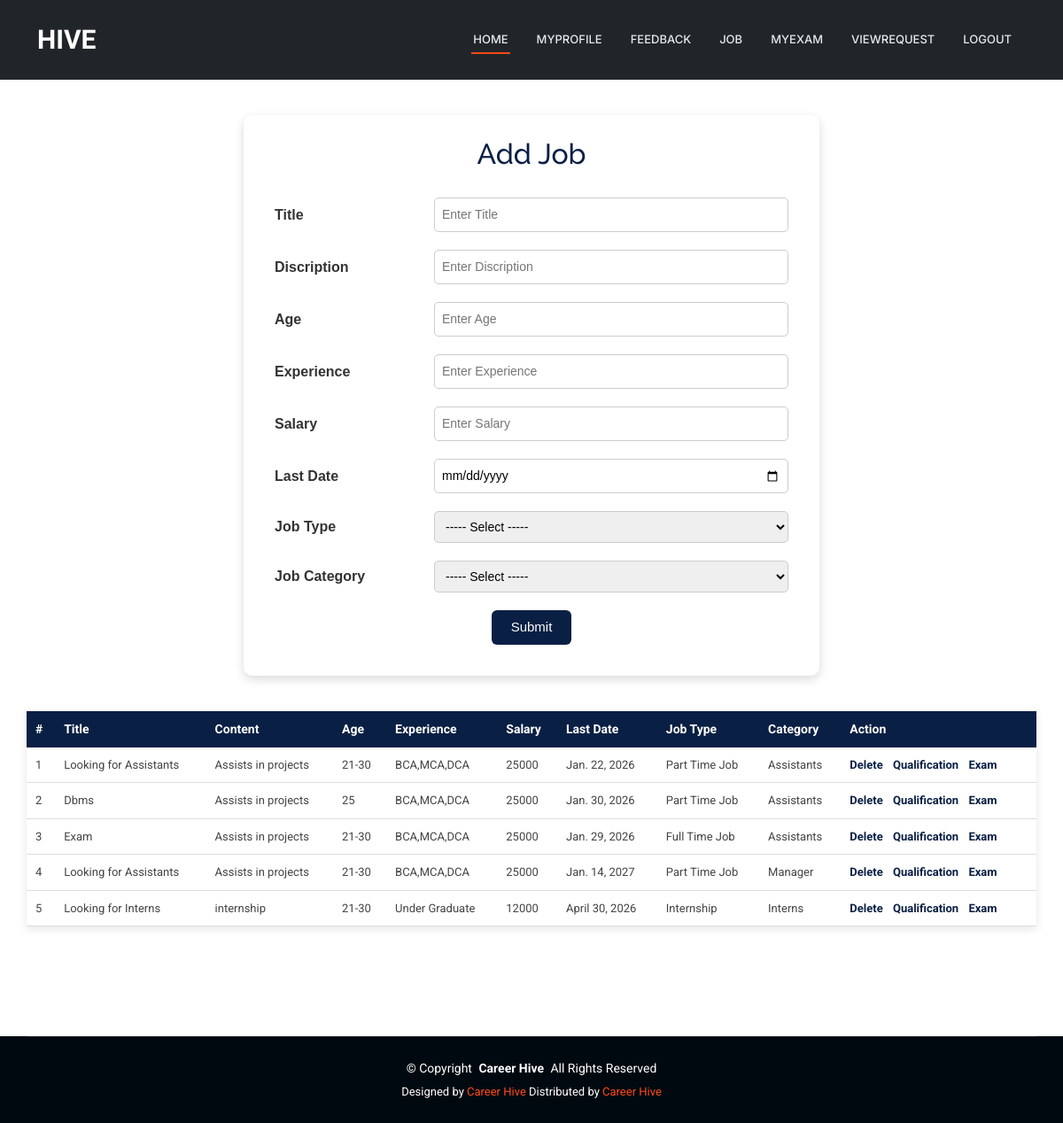
The app's page /JobProvider/Job/ (signed in) with its own data.
### JobProvider/models.py (models this page shows)
class tbl_job(models.Model):
    job_title=models.CharField(max_length=100)
    job_content=models.CharField(max_length=100)
    job_requriedage=models.CharField(max_length=50)
    job_experience=models.CharField(max_length=200)
    job_salary=models.CharField(max_length=100)
    job_lastdate=models.DateField()
    job_date=models.DateField(auto_now_add=True)
    job_status=models.IntegerField(default=0)
    jobprovider_id=models.ForeignKey(tbl_jobprovider,on_delete=models.CASCADE)
    jobcategory_id=models.ForeignKey(tbl_jobcategory,on_delete=models.CASCADE)
    jobtype_id=models.ForeignKey(tbl_jobtype,on_delete=models.CASCADE)

### Admin/models.py (models this page shows)
class tbl_jobtype(models.Model):
    jobtype_name=models.CharField(max_length=100)

class tbl_jobcategory(models.Model):
    jobcategory_name=models.CharField(max_length=100)

### JobProvider/views.py (the view)
# urls.py: path('Job/',views.Job,name="Job"),
def Job(request):
    jobdata = tbl_job.objects.all()
    jobtypedata = tbl_jobtype.objects.all()
    jobcategorydata = tbl_jobcategory.objects.all()
    jobproviderId = tbl_jobprovider.objects.get(id=request.session['jid'])
    if request.method == "POST":
        title=request.POST.get("txt_title")
        content=request.POST.get("txt_content")
        age=request.POST.get("txt_age")
        experience=request.POST.get("txt_experience")
        salary=request.POST.get("txt_salary")
        lastdate=request.POST.get("txt_date")
        jobtype = tbl_jobtype.objects.get(id=request.POST.get("sel_jobtype"))
        jobcategory = tbl_jobcategory.objects.get(id=request.POST.get("sel_category"))
        tbl_job.objects.create(job_title=title,job_content=content,job_requriedage=age,job_experience=experience,job_salary=salary,job_lastdate=lastdate,jobcategory_id=jobcategory,jobtype_id=jobtype,jobprovider_id=jobproviderId)
        return render(request,'JobProvider/Job.html',{'msg':'Job Added Successfully...'})
    else:
        return render(request,'JobProvider/Job.html',{'jobcategorydata':jobcategorydata,'jobtypedata':jobtypedata,'jobdata':jobdata})

### JobProvider/Templates/JobProvider/Job.html (shortened to what this page needs)
{% extends 'JobProvider/Header.html' %}
{% block content %}
<head>
</head>
<div class="jp-job-wrapper">
    <div class="jp-job-card">
        <h2>Add Job</h2>
        <form action="" method="POST">
            <table class="jp-job-form-table">
                <tr>
                    <td>Title</td>
                    <td><input type="text" name="txt_title" class="jp-job-input" required placeholder="Enter Title">
                    </td>
                </tr>
                <tr>
                    <td>Discription</td>
                    <td><input type="text" name="txt_content" class="jp-job-input" required
                            placeholder="Enter Discription"></td>
                </tr>
                <tr>
                    <td>Age</td>
                    <td><input type="text" name="txt_age" class="jp-job-input" required placeholder="Enter Age"></td>
                </tr>
                <tr>
                    <td>Experience</td>
                    <td><input type="text" name="txt_experience" class="jp-job-input" required
                            placeholder="Enter Experience"></td>
                </tr>
                <tr>
                    <td>Salary</td>
                    <td><input type="text" name="txt_salary" class="jp-job-input" required placeholder="Enter Salary">
                    </td>
                </tr>
                <tr>
                    <td>Last Date</td>
                    <td>
                        <input type="date" name="txt_date" id="jobdate" class="jp-job-input" required>
                    </td>
                </tr>
                <tr>
                    <td>Job Type</td>
                    <td>
                        <select name="sel_jobtype" class="jp-job-select">
                            <option value="">----- Select -----</option>
                        </select>
                    </td>
                </tr>
                <tr>
                    <td>Job Category</td>
                    <td>
                        <select name="sel_category" class="jp-job-select" required>
                            <option value="">----- Select -----</option>
                        </select>
                    </td>
                </tr>
                <tr>
                    <td colspan="2" align="center">
                        <input type="submit" value="Submit" class="jp-job-btn">
                    </td>
                </tr>
            </table>
        </form>
    </div>
</div>
<div class="jp-job-table-wrapper">
    <table class="jp-job-table">
        <tr>
            <th>#</th>
            <th>Title</th>
            <th>Content</th>
            <th>Age</th>
            <th>Experience</th>
            <th>Salary</th>
            <th>Last Date</th>
            <th>Job Type</th>
            <th>Category</th>
            <th>Action</th>
        </tr>
        {% for i in jobdata %}
        <tr>
            <td>{{ forloop.counter }}</td>
            <td>{{ i.job_title }}</td>
            <td>{{ i.job_content }}</td>
            <td>{{ i.job_requriedage }}</td>
            <td>{{ i.job_experience }}</td>
            <td>{{ i.job_salary }}</td>
            <td>{{ i.job_lastdate }}</td>
            <td>{{ i.jobtype_id.jobtype_name }}</td>
            <td>{{ i.jobcategory_id.jobcategory_name }}</td>
            <td class="jp-job-action">
                <a href="{% url 'JobProvider:DeleteJob' i.id %}">Delete</a>
                <a href="{% url 'JobProvider:JobQualification' i.id %}">Qualification</a>
                <a href="{% url 'JobProvider:examinationdetails' i.id %}">Exam</a>
            </td>
        </tr>
        {% endfor %}
    </table>
</div>
{% endblock %}

### Guest/static/Main/assets/css/main.css (style rules this page uses)
:root { --default-font: "Roboto", system-ui, -apple-system, "Segoe UI", Roboto, "Helvetica Neue", Arial, "Noto Sans", "Liberation Sans", sans-serif, "Apple Color Emoji", "Segoe UI Emoji", "Segoe UI Symbol", "Noto Color Emoji"; --heading-font: "Raleway", sans-serif; --nav-font: "Inter", sans-serif; }
:root { --background-color: #ffffff; --default-color: #444444; --heading-color: #273d4e; --accent-color: #ff4a17; --surface-color: #ffffff; --contrast-color: #ffffff; }
:root { --nav-color: #e5eaee; --nav-hover-color: #ff4a17; --nav-mobile-background-color: #ffffff; --nav-dropdown-background-color: #ffffff; --nav-dropdown-color: #444444; --nav-dropdown-hover-color: #ff4a17; }
:root { scroll-behavior: smooth; }
body { color: var(--default-color); background-color: var(--background-color); font-family: var(--default-font); }
a { color: var(--accent-color); text-decoration: none; transition: 0.3s; }
h1, h2, h3, h4, h5, h6 { color: var(--heading-color); font-family: var(--heading-font); }

### JobProvider/Templates/JobProvider/Job.html (style rules this page uses)
.jp-job-wrapper { width: 100%; display: flex; justify-content: center; margin-top: 30px; font-family: Arial, sans-serif; }
.jp-job-card { width: 650px; background-color: #ffffff; padding: 25px; border-radius: 10px; box-shadow: 0 4px 12px rgba(0, 0, 0, 0.15); margin-bottom: 40px; }
.jp-job-card h2 { text-align: center; margin-bottom: 20px; color: #0a1f44; }
.jp-job-form-table { width: 100%; border-collapse: collapse; }
.jp-job-form-table td { padding: 10px; }
.jp-job-form-table td:first-child { width: 30%; font-weight: bold; color: #333; }
.jp-job-input, .jp-job-select { width: 100%; padding: 8px; border-radius: 5px; border: 1px solid #ccc; font-size: 14px; }
.jp-job-btn { background-color: #0a1f44; color: #fff; border: none; padding: 8px 22px; border-radius: 6px; cursor: pointer; font-size: 15px; transition: background-color 0.3s ease; }
.jp-job-table-wrapper { width: 95%; margin: auto; }
.jp-job-table { width: 100%; border-collapse: collapse; background-color: #ffffff; box-shadow: 0 3px 10px rgba(0, 0, 0, 0.1); }
.jp-job-table th { background-color: #0a1f44; color: white; padding: 10px; font-size: 14px; }
.jp-job-table td { padding: 10px; border-bottom: 1px solid #ddd; font-size: 13px; vertical-align: top; }
.jp-job-action a { display: inline-block; text-decoration: none; color: #0a1f44; font-weight: bold; margin-right: 8px; font-size: 13px; }

### records on screen
tbl_job: job_title "Looking for Assistants", job_content "Assists in projects", job_requriedage "21-30", job_experience "BCA,MCA,DCA", job_salary "25000", job_lastdate "Jan. 22, 2026", jobtype_id.jobtype_name "Part Time Job", jobcategory_id.jobcategory_name "Assistants"
tbl_job: job_title "Dbms", job_content "Assists in projects", job_requriedage "25", job_experience "BCA,MCA,DCA", job_salary "25000", job_lastdate "Jan. 30, 2026", jobtype_id.jobtype_name "Part Time Job", jobcategory_id.jobcategory_name "Assistants"
tbl_job: job_title "Exam", job_content "Assists in projects", job_requriedage "21-30", job_experience "BCA,MCA,DCA", job_salary "25000", job_lastdate "Jan. 29, 2026", jobtype_id.jobtype_name "Full Time Job", jobcategory_id.jobcategory_name "Assistants"
tbl_job: job_title "Looking for Assistants", job_content "Assists in projects", job_requriedage "21-30", job_experience "BCA,MCA,DCA", job_salary "25000", job_lastdate "Jan. 14, 2027", jobtype_id.jobtype_name "Part Time Job", jobcategory_id.jobcategory_name "Manager"
tbl_job: job_title "Looking for Interns", job_content "internship", job_requriedage "21-30", job_experience "Under Graduate", job_salary "12000", job_lastdate "April 30, 2026", jobtype_id.jobtype_name "Internship", jobcategory_id.jobcategory_name "Interns"
